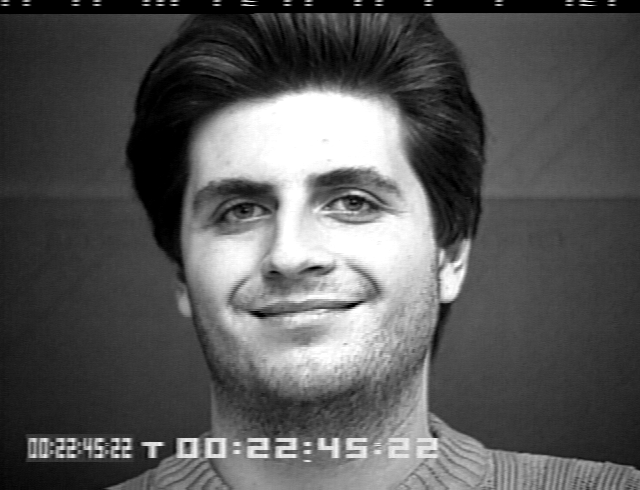
#> input picture test.png, 640 x 490 px
$ jupyter execute --allow-errors faceDetection.ipynb   (shell and % lines are left out)
#> lines starting #> are read from the running program, lines starting #| are printed output that depends on the picture; after the words box and inside, x2 and y2 are one past the last pixel; in counts of white or black regions, pixels touching at a corner belong together
[cell 1]
import numpy as np
import cv2
import matplotlib.pyplot as plt

img = cv2.imread('test.png',0)
#> img is the input picture: shape (490, 640); min 0, max 255, mean 87.9
test_image = img.copy()
plt.imshow(test_image,cmap='gray')
cur_axes = plt.gca()
cur_axes.axes.get_xaxis().set_visible(False)
cur_axes.axes.get_yaxis().set_visible(False)
plt.title("Original Image")
plt.show()

haar_cascade_face = cv2.CascadeClassifier('data/haarcascades/haarcascade_frontalface_default.xml')
faces_rects = haar_cascade_face.detectMultiScale(test_image, scaleFactor = 1.2, minNeighbors = 5);
#> faces_rects = [[140, 81, 317, 317]]
for (x,y,w,h) in faces_rects:
     cv2.rectangle(test_image, (x, y), (x+w, y+h), (255, 0, 0), 2)
#> this loop made 1 pass
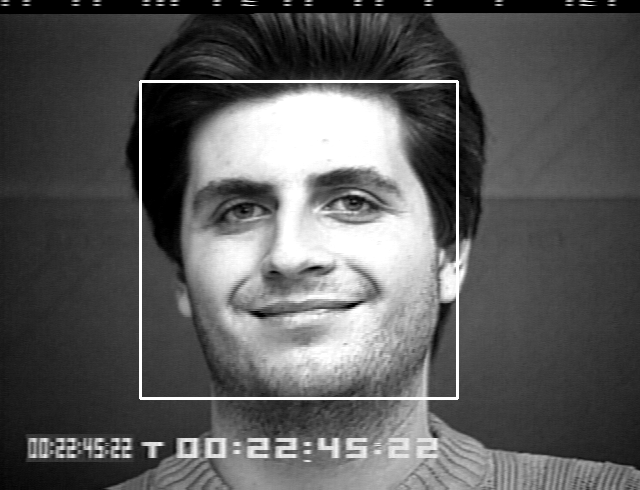
#> test_image: shape (490, 640); 1.21% of pixels changed, all inside (x1, y1, x2, y2) = (139, 80, 459, 400)
# plt.imshow(test_image)
# plt.show()

# Crop the image
face_cropped = test_image[y:y+h, x:x+w]
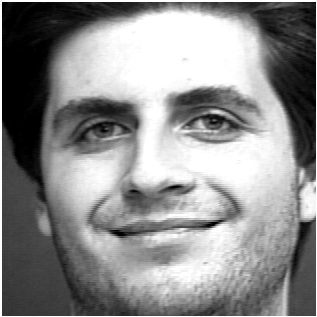
#> face_cropped: shape (317, 317); min 0, max 255, mean 141.1
plt.imshow(face_cropped,cmap='gray')
cur_axes = plt.gca()
cur_axes.axes.get_xaxis().set_visible(False)
cur_axes.axes.get_yaxis().set_visible(False)
plt.title("Face Cropped Image")
plt.show()

# Resize image to 256 x 256
face_cropped = cv2.resize(face_cropped, (256,256))
#> face_cropped: shape (256, 256)

# SIFT
sift = cv2.xfeatures2d.SIFT_create()
kp, des = sift.detectAndCompute(face_cropped, None)
#> kp = 223 keypoints; strongest (x, y, size): (3, 3, 2.3), (165, 89, 30.5), (170, 181, 4.6), (90, 96, 27.1)
img=cv2.drawKeypoints(face_cropped,kp,None,flags=cv2.DRAW_MATCHES_FLAGS_DRAW_RICH_KEYPOINTS)
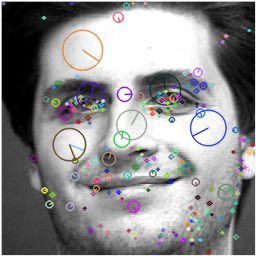
#> img: shape (256, 256, 3); mean of channels 0, 1, 2 139.9, 139, 139.4; drawn as B, G, R
# print(des.shape)
# print(len(kp))
plt.imshow(img)
cur_axes = plt.gca()
cur_axes.axes.get_xaxis().set_visible(False)
cur_axes.axes.get_yaxis().set_visible(False)
plt.title("SIFT Keypoints Image")
plt.show()

[cell 2]
from sklearn.svm import SVC
from sklearn.metrics import confusion_matrix
import numpy as np
import os, glob

# basedir = './SanmeshCode/k500/'
# basedir = './SanmeshCode/k500_rep/'
basedir = './SanmeshCode/k500_moretrain/'
# basedir = './SanmeshCode/k1000/'
trainingDir = ['angerHistograms', 'contemptHistograms', 'disgustHistograms', 'fearHistograms', 'happyHistograms', 'sadnessHistograms', 'surpriseHistograms']
testDir = ['angerHistogramsTest', 'contemptHistogramsTest', 'disgustHistogramsTest', 'fearHistogramsTest', 'happyHistogramsTest', 'sadnessHistogramsTest', 'surpriseHistogramsTest']
# For k1000 and k500
# trainingLabels = np.zeros((259))
# testLabels = np.zeros((67))

# For k500_moretrain (no augmentation but 90/10 split)
trainingLabels = np.zeros((274))
testLabels = np.zeros((52))

# For k500 (repetition augmentation)
# trainingLabels = np.zeros((343))
# testLabels = np.zeros((87))
trainingData = np.array([])
testData = np.array([])
dataFillCount = 0
labelCount = 0
for emotion in range(len(trainingDir)):
    subdirname = basedir + trainingDir[emotion]
    histfilenames = glob.glob(subdirname + '/' + '*.npy')

    for hist in histfilenames:
        curData = np.load(hist)
        if dataFillCount == 0:
            trainingData = curData
            dataFillCount += 1
        elif dataFillCount == 1:
            trainingData = np.stack((trainingData, curData))
            dataFillCount += 1
        else:
            trainingData = np.concatenate((trainingData, curData[np.newaxis,:]), axis=0)
        trainingLabels[labelCount] = emotion
        labelCount += 1

dataFillCount = 0
labelCount = 0
for emotion in range(len(testDir)):
    subdirname = basedir + testDir[emotion]
    histfilenames = glob.glob(subdirname + '/' + '*.npy')
    for hist in histfilenames:
        curData = np.load(hist)
        if dataFillCount == 0:
            testData = curData
            dataFillCount += 1
        elif dataFillCount == 1:
            testData = np.stack((testData, curData))
            dataFillCount += 1
        else:
            testData = np.concatenate((testData, curData[np.newaxis,:]), axis=0)
        testLabels[labelCount] = emotion
        labelCount += 1

# [6 lines of commented-out code are left out]
clf = SVC(gamma='auto')
#> (the rest of this cell did not finish here and is left out)

[cell 3]
# To generate images for qualitative results
import numpy as np
import os, glob
import matplotlib.pyplot as plt
from matplotlib.ticker import MaxNLocator

basedir = './SanmeshCode/k500/'
# basedir = './SanmeshCode/k1000/'
trainingDir = ['happyHistograms', 'sadnessHistograms']
dataFillCount = 0
labelCount = 0
for emotion in range(len(trainingDir)):
    subdirname = basedir + trainingDir[emotion]
    histfilenames = glob.glob(subdirname + '/' + '*.npy')
    for hist in histfilenames:
        curData = np.load(hist)
        bins = np.arange(501)
        ax = plt.figure().gca()
        plt.bar(range(len(curData)), curData)
        plt.ylabel("Frequency")
        plt.xlabel("Bins")
        plt.title("Sad Face Histogram Example")
        ax.set_ylim([0,6])
        ax.yaxis.set_major_locator(MaxNLocator(integer=True))
        plt.show()
        break
